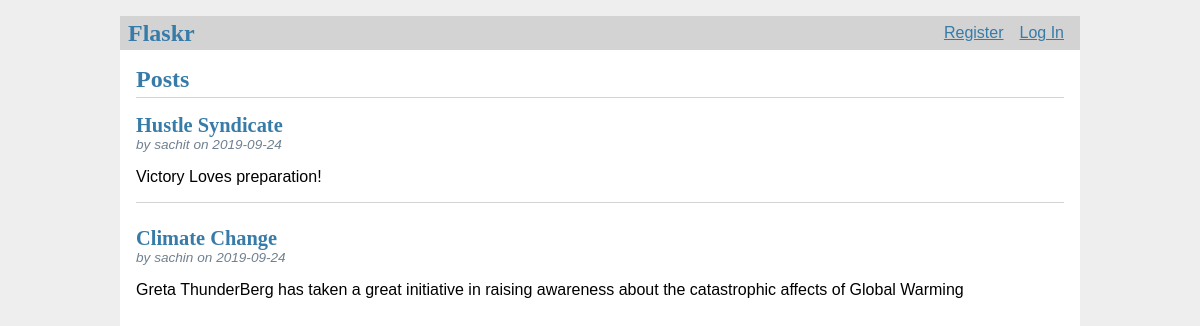
The page / on the database its author committed.
### tables this page shows
CREATE TABLE post(
id INTEGER PRIMARY KEY AUTOINCREMENT,
author_id INTEGER NOT NULL, 
created TIMESTAMP NOT NUll DEFAULT CURRENT_TIMESTAMP, 
title TEXT NOT NULL, 
body TEXT NOT NULL, 
FOREIGN KEY (author_id) REFERENCES user (id) 

);

CREATE TABLE user(
id INTEGER PRIMARY KEY AUTOINCREMENT,
username TEXT UNIQUE NOT NULL, 
password TEXT NOT NULL

);

### flaskr/blog.py (the view)
@bp.route('/')
def index():
    db = get_db()
    posts = db.execute(
        'SELECT p.id, title, body, created, author_id, username'
        ' FROM post p JOIN user u ON p.author_id = u.id'
        ' ORDER BY created DESC'
    ).fetchall()
    return render_template('blog/index.html', posts=posts)

### flaskr/auth.py (called while the page is built)
@bp.before_app_request
def load_logged_in_user():
    user_id = session.get('user_id')
    if user_id is None:
        g.user = None
    else:
        g.user = get_db().execute(
            'SELECT * FROM user WHERE id = ?', (user_id,)
        ).fetchone()

### flaskr/db.py (called while the page is built)
def get_db():
    if 'db' not in g:
        g.db=sqlite3.connect(
            current_app.config['DATABASE'],
            detect_types=sqlite3.PARSE_DECLTYPES
        )
        g.db.row_factory=sqlite3.Row
    return g.db

### flaskr/templates/blog/index.html (shortened to what this page needs)
{% extends 'base.html' %}
{% block header %}
  <h1>{% block title %}Posts{% endblock %}</h1>
{% endblock %}
{% block content %}
  {% for post in posts %}
    <article class="post">
      <header>
        <div>
          <h1>{{ post['title'] }}</h1>
          <div class="about">by {{ post['username'] }} on {{ post['created'].strftime('%Y-%m-%d') }}</div>
        </div>
      </header>
      <p class="body">{{ post['body'] }}</p>
    </article>
    {% if not loop.last %}
      <hr>
    {% endif %}
  {% endfor %}
{% endblock %}

### flaskr/templates/base.html (shortened to what this page needs)
<!doctype html>
<link rel="stylesheet" href="{{ url_for('static', filename='style.css') }}">
<nav>
  <h1>Flaskr</h1>
  <ul>
    {% if g.user %}
      <li><span>{{ g.user['username'] }}</span>
      <li><a href="{{ url_for('auth.logout') }}">Log Out</a>
    {% else %}
      <li><a href="{{ url_for('auth.register') }}">Register</a>
      <li><a href="{{ url_for('auth.login') }}">Log In</a>
    {% endif %}
  </ul>
</nav>
<section class="content">
  <header>
    {% block header %}{% endblock %}
  </header>
  {% block content %}{% endblock %}
</section>

### flaskr/static/style.css (style rules this page uses)
h1 { font-family: serif; color: #377ba8; margin: 1rem 0; }
a { color: #377ba8; }
hr { border: none; border-top: 1px solid lightgray; }
nav { background: lightgray; display: flex; align-items: center; padding: 0 0.5rem; }
nav h1 { flex: auto; margin: 0; }
nav ul { display: flex; list-style: none; margin: 0; padding: 0; }
nav ul li a, nav ul li span, header .action { display: block; padding: 0.5rem; }
.content { padding: 0 1rem 1rem; }
.content > header { border-bottom: 1px solid lightgray; display: flex; align-items: flex-end; }
.content > header h1 { flex: auto; margin: 1rem 0 0.25rem 0; }
.post > header { display: flex; align-items: flex-end; font-size: 0.85em; }
.post > header > div:first-of-type { flex: auto; }
.post > header h1 { font-size: 1.5em; margin-bottom: 0; }
.post .about { color: slategray; font-style: italic; }
.post .body { white-space: pre-line; }
.content:last-child { margin-bottom: 0; }

### rows shown on the page
post: title "Hustle Syndicate", username "sachit", created "2019-09-24", body "Victory Loves preparation!"
post: title "Climate Change", username "sachin", created "2019-09-24", body "Greta ThunderBerg has taken a great initiative in raising awareness about the catastrophic affects of Global Warming"
